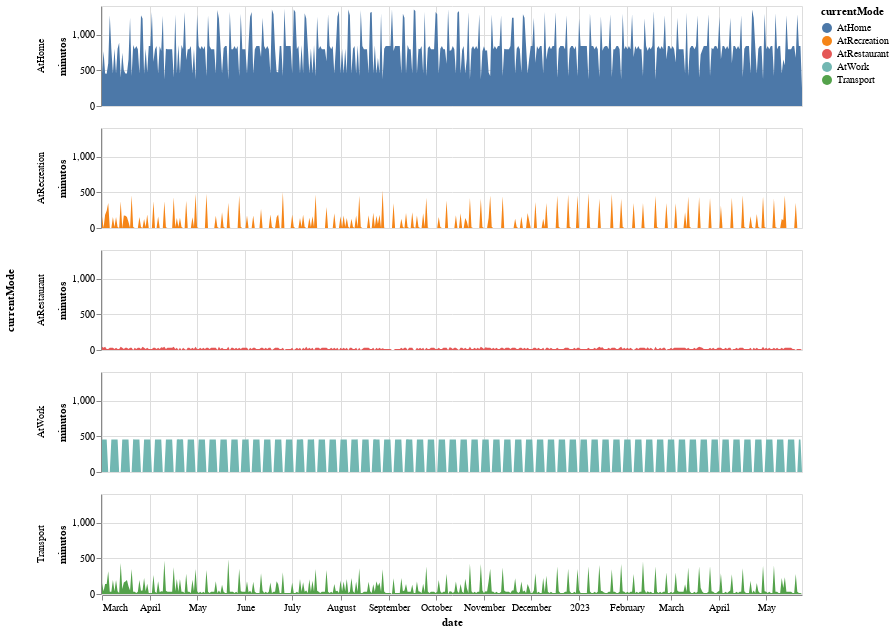

The cell this chart's notebook holds for it:
### Code cell
source = aux2

alt.Chart(source).transform_filter(
    alt.datum.symbol != 'GOOG'
).mark_area().encode(
    x='date:T',
    y='minutos:Q',
    color='currentMode:N',
    row=alt.Row('currentMode:N')
).properties(height=100, width=700)

### Figure 1 — Vega-Lite specification as saved in the notebook (floating-point values rounded to 4 significant figures; data arrays with more than 128 entries replaced by an {"elided": "..."} marker saying what was removed)
{"config": {"view": {"continuousWidth": 400, "continuousHeight": 300}}, "data": {"name": "data-bc33b4e8aef1ccba965d041e85cd8a8a"}, "mark": "area", "encoding": {"color": {"field": "currentMode", "type": "nominal"}, "row": {"field": "currentMode", "type": "nominal"}, "x": {"field": "date", "type": "temporal"}, "y": {"field": "minutos", "type": "quantitative"}}, "height": 100, "transform": [{"filter": "(datum.symbol !== 'GOOG')"}], "width": 700, "$schema": "https://vega.github.io/schema/vega-lite/v4.17.0.json", "datasets": {"data-bc33b4e8aef1ccba965d041e85cd8a8a": {"elided": "1809 records"}}}
